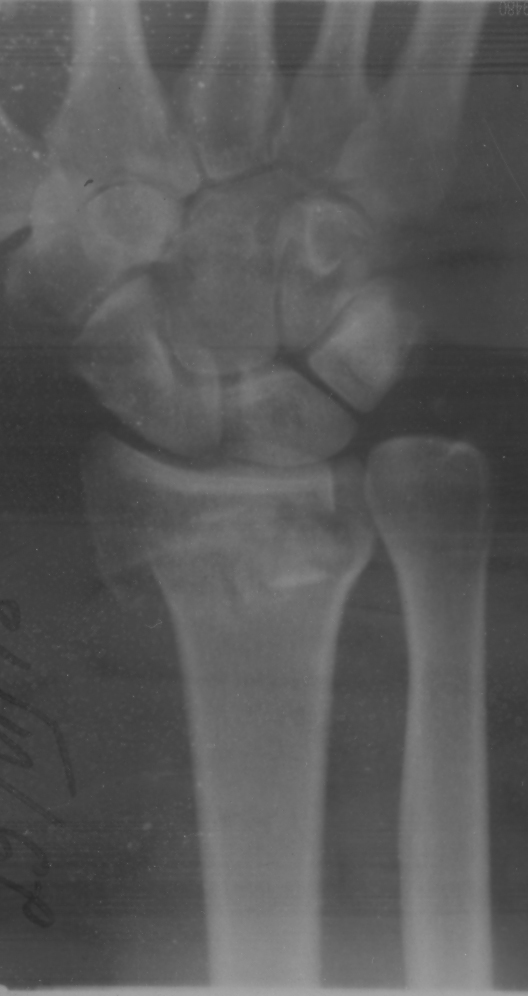
#> input picture ImageProcessing/LW_1/test.jpg, 528 x 996 px, found by its file name
$ jupyter execute LW_1.ipynb
#> lines starting #> are read from the running program, lines starting #| are printed output that depends on the picture; long printed decimals are rounded
[cell 1]
import cv2
import numpy as np
import os
import matplotlib.pyplot as plt

[cell 2]
image_path = '/Users/dimka777/Documents/Магистратура/Mag_2_semester/ImageProcessing/LW_1/test.jpg'

[cell 3]
image = cv2.imread(image_path)
#> image is the input picture: shape (996, 528, 3); min 42, max 168, mean 88.7

[cell 4]
plt.imshow(image)

[cell 5]
image_L = cv2.cvtColor(image, cv2.COLOR_RGB2LAB)[...,0]

[cell 6]
plt.imshow(image_L, cmap='gray')

[cell 7]
def get_hist(image):
    histogram, bin_edges = np.histogram(image, bins=256)
#> histogram = 256 values, max 13339 at index 75, min 0 at index 1, mean 2054.2; bin_edges = 257 values from 43 to 176
    # plt.plot(bin_edges[0:-1], histogram)
    ax = plt.hist(image.ravel(), bins = 256, range =(0, 255))

    plt.show()
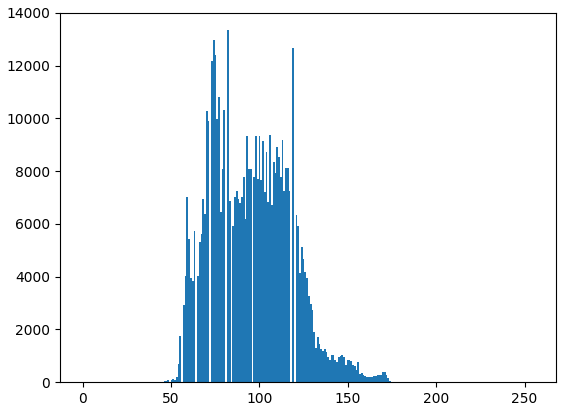
#> figure drawn by matplotlib, 1 panel; tallest bar 13339 high, from x = 81.68 to 82.68
    return image.ravel()

[cell 8]
ravel  = get_hist(image_L)

[cell 9]
I_min = ravel.min()
#> I_min = 43
I_max = ravel.max()
#> I_max = 176

[cell 10]
print(I_min, I_max)
#| 43 176

[cell 11]
# Контраст Майкельсона
contrast_m  = (I_max-I_min)/(I_max+I_min)
#> contrast_m = 0.607
contrast = I_max-I_min
#> contrast = 133
print(contrast_m)
#| 0.6073
print(contrast)
#| 133

[cell 12]
def deg_gamma(img, gamma):
    return np.array(255*(img / 255) ** gamma, dtype = 'uint8')

[cell 13]
def hist_normalization(img, a=0, b=255):
	# get max and min
#> called with a = 0, b = 255
	c = img.min()
#> c = 43
	d = img.max()
#> d = 176

	out = img.copy()

	# normalization
	out = (b-a) / (d - c) * (out - c) + a
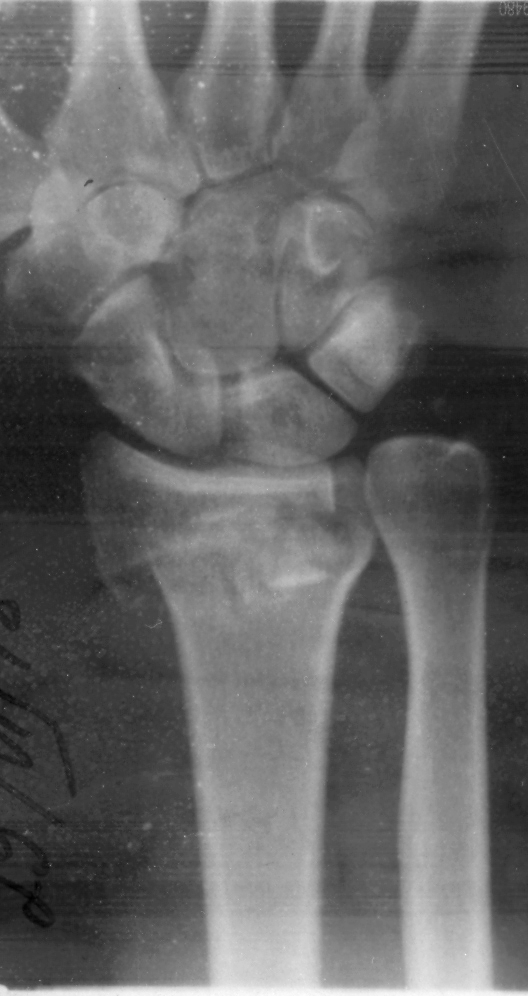
#> out: shape (996, 528) float64; min 0, max 255, mean 101.2
	out[out < a] = a
	out[out > b] = b
	out = out.astype(np.uint8)

	return out

[cell 14]
img_gamma = deg_gamma(image, 1)

[cell 15]
img_norm = hist_normalization(image_L)

[cell 16]
plt.imshow(img_norm, cmap='gray')
plt.axis('off')

[cell 17]
ravel  = get_hist(img_norm)
#> in get_hist (call 2), `histogram, bin_edges = np.histogram(image, bins=256)`: histogram = 256 values, max 13339 at index 74, min 0 at index 1, mean 2054.2; bin_edges = 257 values from 0 to 255
#> in get_hist (call 2), `plt.show()`:
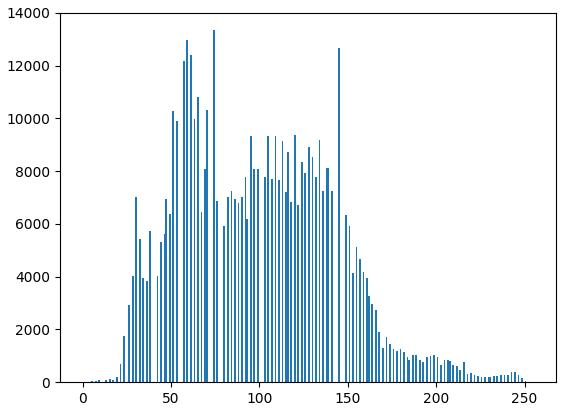
#> figure drawn by matplotlib, 1 panel; tallest bar 13339 high, from x = 73.71 to 74.71

[cell 18]
I_min = ravel.min()
#> I_min = 0
I_max = ravel.max()
#> I_max = 255
print(I_min, I_max)
#| 0 255
# Контраст Майкельсона
contrast_m  = (I_max-I_min)/(I_max+I_min)
#> contrast_m = 1
contrast = I_max-I_min
#> contrast = 255
print(contrast_m)
#| 1.0
print(contrast)
#| 255

[cell 19]
def get_equalization(image):
    h, w = image.shape
#> h = 996; w = 528
    hist, bins = np.histogram(image, 256)
#> hist has the same summary as histogram in get_hist; bins = 257 values from 0 to 255
    cdf = hist.cumsum()
#> cdf = 256 values from 5 to 525888
    cdf = (cdf-cdf[0])*255/(cdf[-1]-1)
#> cdf = 256 values from 0 to 255
    cdf = cdf.astype(np.uint8)# Transform from float64 back to unit8
#> cdf = 256 values from 0 to 254
    result = np.zeros((h, w, 1), dtype =np.uint8)
    result = cdf[image]
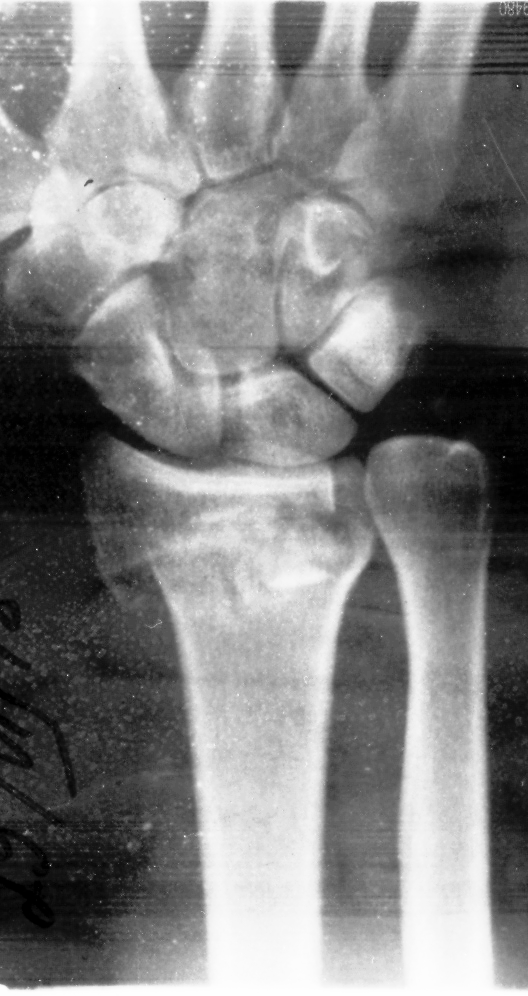
#> result: shape (996, 528); min 0, max 254, mean 128.9
    return result

[cell 20]
image_equ = get_equalization(img_norm)
plt.imshow(image_equ, cmap='gray')
plt.axis('off')

[cell 21]
ravel  = get_hist(image_equ)
#> in get_hist (call 3), `histogram, bin_edges = np.histogram(image, bins=256)`: histogram = 256 values, max 13339 at index 87, min 0 at index 3, mean 2054.2; bin_edges = 257 values from 0 to 254
#> in get_hist (call 3), `plt.show()`:
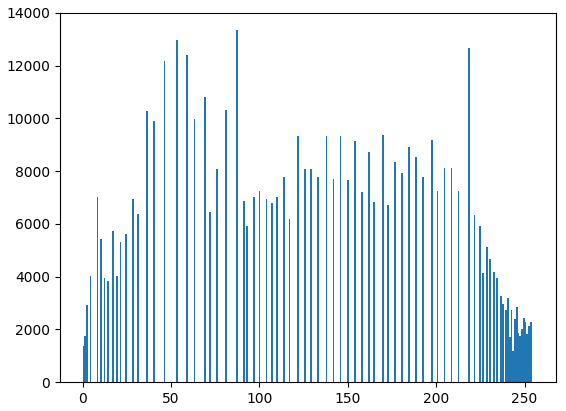
#> figure drawn by matplotlib, 1 panel; tallest bar 13339 high, from x = 86.66 to 87.66

[cell 22]
I_min = ravel.min()
I_max = ravel.max()
#> I_max = 254
print(I_min, I_max)
#| 0 254
# Контраст Майкельсона
contrast_m  = (I_max-I_min)/(I_max+I_min)
contrast = I_max-I_min
#> contrast = 254
print(contrast_m)
#| 1.0
print(contrast)
#| 254

[cell 23]
def pixel_val(pix, r1, s1, r2, s2):
    if (0 <= pix and pix <= r1):
        return (s1 / r1)*pix
    elif (r1 < pix and pix <= r2):
        return ((s2 - s1)/(r2 - r1)) * (pix - r1) + s1
    else:
        return ((255 - s2)/(255 - r2)) * (pix - r2) + s2

[cell 24]
r1 = 80
s1 = 0
r2 = 130
s2 = 255

[cell 25]
pixelVal_vec = np.vectorize(pixel_val)
x = np.arange(0,255)
y = pixelVal_vec(x, r1, s1, r2, s2)
plt.plot(x,y)
#> figure, not shown here; curve peaks at x = 131, y = 255

[cell 26]
image_line = pixelVal_vec(image_L, r1, s1, r2, s2)
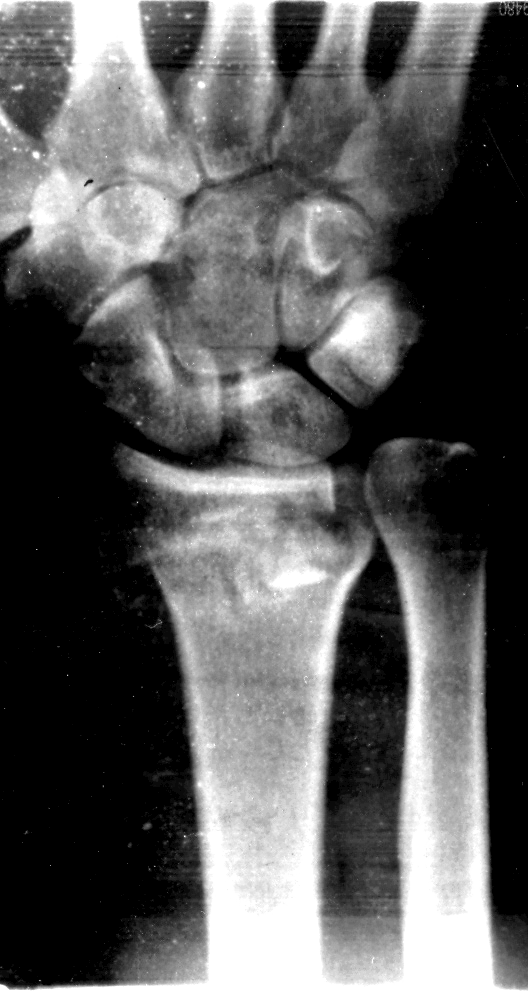
#> image_line: shape (996, 528) float64; min 0, max 255, mean 91.5
plt.imshow(image_line, cmap='gray')
plt.axis('off')

[cell 27]
ravel  = get_hist(image_line)
#> in get_hist (call 4), `histogram, bin_edges = np.histogram(image, bins=256)`: histogram = 256 values, max 167593 at index 0, min 0 at index 1, mean 2054.2; bin_edges = 257 values from 0 to 255
#> in get_hist (call 4), `plt.show()`:
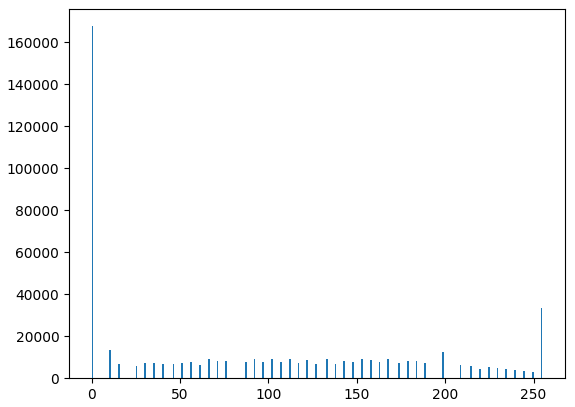
#> figure drawn by matplotlib, 1 panel; tallest bar 167593 high, from x = 0 to 0.996

[cell 28]
I_min = ravel.min()
I_max = ravel.max()
#> I_max = 255
print(I_min, I_max)
#| 0.0 255.0
# Контраст Майкельсона
contrast_m  = (I_max-I_min)/(I_max+I_min)
contrast = I_max-I_min
#> contrast = 255
print(contrast_m)
#| 1.0
print(contrast)
#| 255.0

[cell 29]
def deg_gamma(img, gamma):
    return np.array(255*(img / 255) ** gamma, dtype = 'uint8')

[cell 30]
x = np.arange(0,255)
y = deg_gamma(x, 1.9)
plt.plot(x,y)
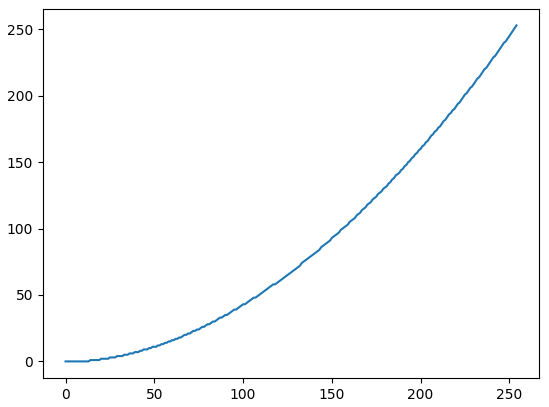
#> figure drawn by matplotlib, 1 panel; curve peaks at x = 254, y = 253

[cell 31]
image_gamma= deg_gamma(image_L, 1.9)
#> call 2 of deg_gamma, with gamma = 1.9
#> in deg_gamma (call 2), `return np.array(255*(img / 255) ** gamma, dtype = 'uint8')`:
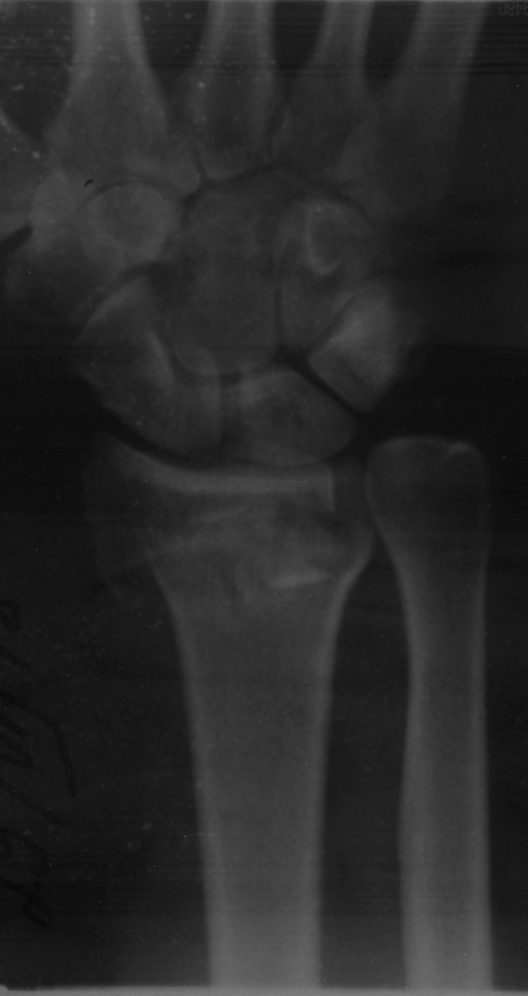
#> returned value: shape (996, 528); min 8, max 126, mean 41
plt.imshow(image_gamma, cmap='gray')
plt.axis('off')

[cell 32]
ravel  = get_hist(image_gamma)
#> in get_hist (call 5), `histogram, bin_edges = np.histogram(image, bins=256)`: histogram = 256 values, max 25383 at index 34, min 0 at index 1, mean 2054.2; bin_edges = 257 values from 8 to 126
#> in get_hist (call 5), `plt.show()`:
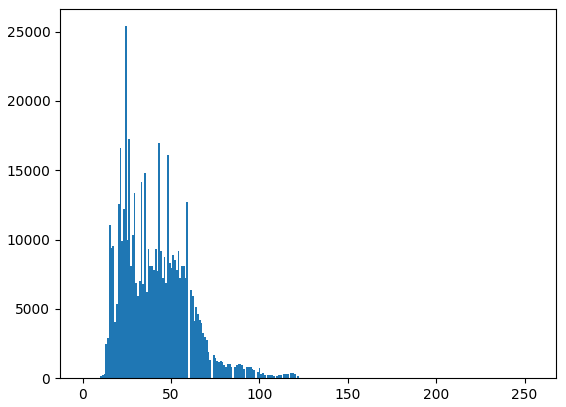
#> figure drawn by matplotlib, 1 panel; tallest bar 25383 high, from x = 23.91 to 24.9

[cell 33]
I_min = ravel.min()
#> I_min = 8
I_max = ravel.max()
#> I_max = 126
print(I_min, I_max)
#| 8 126
# Контраст Майкельсона
contrast_m  = (I_max-I_min)/(I_max+I_min)
#> contrast_m = 0.881
contrast = I_max-I_min
#> contrast = 118
print(contrast_m)
#| 0.8806
print(contrast)
#| 118
